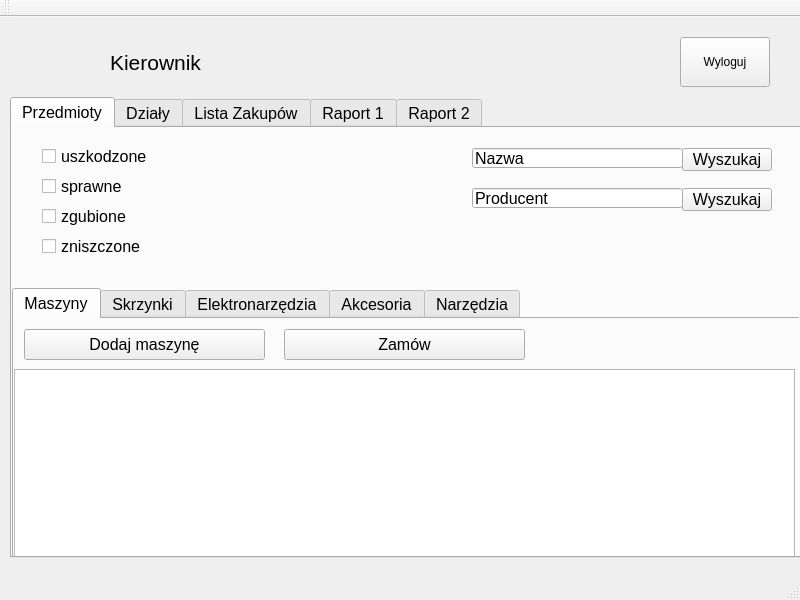
<?xml version="1.0" encoding="UTF-8"?>
<ui version="4.0">
 <class>MainWindow</class>
 <widget class="QMainWindow" name="MainWindow">
  <property name="geometry">
   <rect>
    <x>0</x>
    <y>0</y>
    <width>800</width>
    <height>600</height>
   </rect>
  </property>
  <property name="windowTitle">
   <string>MainWindow</string>
  </property>
  <widget class="QWidget" name="centralWidget">
   <widget class="QPushButton" name="wyloguj">
    <property name="geometry">
     <rect>
      <x>680</x>
      <y>20</y>
      <width>90</width>
      <height>50</height>
     </rect>
    </property>
    <property name="text">
     <string>Wyloguj</string>
    </property>
   </widget>
   <widget class="QLabel" name="kto_zalogowany">
    <property name="geometry">
     <rect>
      <x>70</x>
      <y>20</y>
      <width>171</width>
      <height>50</height>
     </rect>
    </property>
    <property name="font">
     <font>
      <pointsize>16</pointsize>
     </font>
    </property>
    <property name="text">
     <string>Kierownik</string>
    </property>
    <property name="alignment">
     <set>Qt::AlignCenter</set>
    </property>
   </widget>
   <widget class="QTabWidget" name="zakladki_gora">
    <property name="geometry">
     <rect>
      <x>10</x>
      <y>80</y>
      <width>791</width>
      <height>461</height>
     </rect>
    </property>
    <property name="font">
     <font>
      <pointsize>12</pointsize>
     </font>
    </property>
    <property name="currentIndex">
     <number>0</number>
    </property>
    <property name="iconSize">
     <size>
      <width>16</width>
      <height>16</height>
     </size>
    </property>
    <widget class="QWidget" name="przedmioty">
     <property name="font">
      <font>
       <pointsize>12</pointsize>
      </font>
     </property>
     <attribute name="title">
      <string>Przedmioty</string>
     </attribute>
     <widget class="QCheckBox" name="czyUszkodzone">
      <property name="geometry">
       <rect>
        <x>30</x>
        <y>20</y>
        <width>111</width>
        <height>17</height>
       </rect>
      </property>
      <property name="text">
       <string>uszkodzone</string>
      </property>
     </widget>
     <widget class="QCheckBox" name="czySprawne">
      <property name="geometry">
       <rect>
        <x>30</x>
        <y>50</y>
        <width>109</width>
        <height>17</height>
       </rect>
      </property>
      <property name="text">
       <string>sprawne</string>
      </property>
     </widget>
     <widget class="QCheckBox" name="czyZgubione">
      <property name="geometry">
       <rect>
        <x>30</x>
        <y>80</y>
        <width>111</width>
        <height>17</height>
       </rect>
      </property>
      <property name="text">
       <string>zgubione</string>
      </property>
     </widget>
     <widget class="QCheckBox" name="czyZniszczone">
      <property name="geometry">
       <rect>
        <x>30</x>
        <y>110</y>
        <width>111</width>
        <height>17</height>
       </rect>
      </property>
      <property name="text">
       <string>zniszczone</string>
      </property>
     </widget>
     <widget class="QTabWidget" name="zakladki_dol">
      <property name="geometry">
       <rect>
        <x>0</x>
        <y>160</y>
        <width>791</width>
        <height>281</height>
       </rect>
      </property>
      <property name="currentIndex">
       <number>0</number>
      </property>
      <widget class="QWidget" name="maszyny">
       <attribute name="title">
        <string>Maszyny</string>
       </attribute>
       <widget class="QPushButton" name="zamow_maszyny">
        <property name="geometry">
         <rect>
          <x>270</x>
          <y>10</y>
          <width>241</width>
          <height>31</height>
         </rect>
        </property>
        <property name="text">
         <string>Zamów</string>
        </property>
       </widget>
       <widget class="QTableView" name="maszyny_table">
        <property name="geometry">
         <rect>
          <x>0</x>
          <y>50</y>
          <width>781</width>
          <height>192</height>
         </rect>
        </property>
       </widget>
       <widget class="QPushButton" name="dodaj_maszyne">
        <property name="geometry">
         <rect>
          <x>10</x>
          <y>10</y>
          <width>241</width>
          <height>31</height>
         </rect>
        </property>
        <property name="text">
         <string>Dodaj maszynę</string>
        </property>
       </widget>
      </widget>
      <widget class="QWidget" name="skrzynki">
       <attribute name="title">
        <string>Skrzynki</string>
       </attribute>
       <widget class="QTableView" name="skrzynki_table">
        <property name="geometry">
         <rect>
          <x>0</x>
          <y>50</y>
          <width>781</width>
          <height>192</height>
         </rect>
        </property>
       </widget>
       <widget class="QPushButton" name="dodaj_skrzynke">
        <property name="geometry">
         <rect>
          <x>10</x>
          <y>10</y>
          <width>241</width>
          <height>31</height>
         </rect>
        </property>
        <property name="text">
         <string>Dodaj skrzynkę</string>
        </property>
       </widget>
       <widget class="QPushButton" name="zamow_skrzynki">
        <property name="geometry">
         <rect>
          <x>270</x>
          <y>10</y>
          <width>241</width>
          <height>31</height>
         </rect>
        </property>
        <property name="text">
         <string>Zamów</string>
        </property>
       </widget>
       <widget class="QPushButton" name="pokaz_zawartosc">
        <property name="geometry">
         <rect>
          <x>530</x>
          <y>10</y>
          <width>241</width>
          <height>31</height>
         </rect>
        </property>
        <property name="text">
         <string>Pokaż zawartość</string>
        </property>
       </widget>
      </widget>
      <widget class="QWidget" name="elektronarzedzia">
       <attribute name="title">
        <string>Elektronarzędzia</string>
       </attribute>
       <widget class="QTableView" name="elektronarzedzia_table">
        <property name="geometry">
         <rect>
          <x>0</x>
          <y>50</y>
          <width>781</width>
          <height>192</height>
         </rect>
        </property>
       </widget>
       <widget class="QPushButton" name="dodaj_elektronarzedzie">
        <property name="geometry">
         <rect>
          <x>10</x>
          <y>10</y>
          <width>241</width>
          <height>31</height>
         </rect>
        </property>
        <property name="text">
         <string>Dodaj elektronarzędzie</string>
        </property>
       </widget>
       <widget class="QPushButton" name="zamow_elektronarzedzie">
        <property name="geometry">
         <rect>
          <x>270</x>
          <y>10</y>
          <width>241</width>
          <height>31</height>
         </rect>
        </property>
        <property name="text">
         <string>Zamów</string>
        </property>
       </widget>
      </widget>
      <widget class="QWidget" name="akcesoria">
       <attribute name="title">
        <string>Akcesoria</string>
       </attribute>
       <widget class="QTableView" name="akcesoria_table">
        <property name="geometry">
         <rect>
          <x>0</x>
          <y>50</y>
          <width>781</width>
          <height>192</height>
         </rect>
        </property>
       </widget>
       <widget class="QPushButton" name="dodaj_akcesorium">
        <property name="geometry">
         <rect>
          <x>10</x>
          <y>10</y>
          <width>241</width>
          <height>31</height>
         </rect>
        </property>
        <property name="text">
         <string>Dodaj akcesorium</string>
        </property>
       </widget>
       <widget class="QPushButton" name="zamow_akcesorium">
        <property name="geometry">
         <rect>
          <x>270</x>
          <y>10</y>
          <width>241</width>
          <height>31</height>
         </rect>
        </property>
        <property name="text">
         <string>Zamów</string>
        </property>
       </widget>
       <widget class="QPushButton" name="dodaj_akcesorium_doskrzynki">
        <property name="geometry">
         <rect>
          <x>530</x>
          <y>10</y>
          <width>241</width>
          <height>31</height>
         </rect>
        </property>
        <property name="text">
         <string>Dodaj do skrzynki</string>
        </property>
       </widget>
      </widget>
      <widget class="QWidget" name="narzedzia">
       <attribute name="title">
        <string>Narzędzia</string>
       </attribute>
       <widget class="QTableView" name="narzedzia_table">
        <property name="geometry">
         <rect>
          <x>0</x>
          <y>50</y>
          <width>781</width>
          <height>192</height>
         </rect>
        </property>
       </widget>
       <widget class="QPushButton" name="dodaj_narzedzie">
        <property name="geometry">
         <rect>
          <x>10</x>
          <y>10</y>
          <width>241</width>
          <height>31</height>
         </rect>
        </property>
        <property name="text">
         <string>Dodaj narzędzie</string>
        </property>
       </widget>
       <widget class="QPushButton" name="zamow_narzedzie">
        <property name="geometry">
         <rect>
          <x>270</x>
          <y>10</y>
          <width>241</width>
          <height>31</height>
         </rect>
        </property>
        <property name="text">
         <string>Zamów</string>
        </property>
       </widget>
       <widget class="QPushButton" name="dodaj_narzedzie_doskrzynki">
        <property name="geometry">
         <rect>
          <x>530</x>
          <y>10</y>
          <width>241</width>
          <height>31</height>
         </rect>
        </property>
        <property name="text">
         <string>Dodaj do skrzynki</string>
        </property>
       </widget>
      </widget>
     </widget>
     <widget class="QLineEdit" name="nazwa">
      <property name="geometry">
       <rect>
        <x>460</x>
        <y>20</y>
        <width>211</width>
        <height>20</height>
       </rect>
      </property>
      <property name="text">
       <string>Nazwa</string>
      </property>
     </widget>
     <widget class="QPushButton" name="wyszukaj_opis">
      <property name="geometry">
       <rect>
        <x>670</x>
        <y>20</y>
        <width>90</width>
        <height>23</height>
       </rect>
      </property>
      <property name="text">
       <string>Wyszukaj</string>
      </property>
     </widget>
     <widget class="QLineEdit" name="producent">
      <property name="geometry">
       <rect>
        <x>460</x>
        <y>60</y>
        <width>211</width>
        <height>20</height>
       </rect>
      </property>
      <property name="text">
       <string>Producent</string>
      </property>
     </widget>
     <widget class="QPushButton" name="wyszukaj_producent">
      <property name="geometry">
       <rect>
        <x>670</x>
        <y>60</y>
        <width>90</width>
        <height>23</height>
       </rect>
      </property>
      <property name="text">
       <string>Wyszukaj</string>
      </property>
     </widget>
    </widget>
    <widget class="QWidget" name="dzialy">
     <attribute name="title">
      <string>Działy</string>
     </attribute>
     <widget class="QPushButton" name="dodaj_pracownika">
      <property name="geometry">
       <rect>
        <x>10</x>
        <y>10</y>
        <width>241</width>
        <height>31</height>
       </rect>
      </property>
      <property name="text">
       <string>Dodaj pracownika</string>
      </property>
     </widget>
     <widget class="QPushButton" name="zwolnij_pracownika">
      <property name="geometry">
       <rect>
        <x>270</x>
        <y>10</y>
        <width>241</width>
        <height>31</height>
       </rect>
      </property>
      <property name="text">
       <string>Zwolnij pracownika</string>
      </property>
     </widget>
     <widget class="QPushButton" name="dodaj_zgloszenie">
      <property name="geometry">
       <rect>
        <x>530</x>
        <y>10</y>
        <width>241</width>
        <height>31</height>
       </rect>
      </property>
      <property name="text">
       <string>Dodaj zgłoszenie</string>
      </property>
     </widget>
     <widget class="QListView" name="dzialy_list">
      <property name="geometry">
       <rect>
        <x>10</x>
        <y>90</y>
        <width>121</width>
        <height>341</height>
       </rect>
      </property>
     </widget>
     <widget class="QTabWidget" name="tabWidget">
      <property name="geometry">
       <rect>
        <x>130</x>
        <y>90</y>
        <width>651</width>
        <height>341</height>
       </rect>
      </property>
      <property name="currentIndex">
       <number>0</number>
      </property>
      <widget class="QWidget" name="pracownicy">
       <attribute name="title">
        <string>Pracownicy</string>
       </attribute>
       <widget class="QTableView" name="tableView">
        <property name="geometry">
         <rect>
          <x>0</x>
          <y>0</y>
          <width>641</width>
          <height>341</height>
         </rect>
        </property>
       </widget>
      </widget>
      <widget class="QWidget" name="skrzynki_2">
       <attribute name="title">
        <string>Skrzynki</string>
       </attribute>
       <widget class="QTableView" name="tableView_2">
        <property name="geometry">
         <rect>
          <x>0</x>
          <y>0</y>
          <width>641</width>
          <height>341</height>
         </rect>
        </property>
       </widget>
      </widget>
      <widget class="QWidget" name="maszyny_2">
       <attribute name="title">
        <string>Maszyny</string>
       </attribute>
       <widget class="QTableView" name="tableView_3">
        <property name="geometry">
         <rect>
          <x>0</x>
          <y>0</y>
          <width>641</width>
          <height>341</height>
         </rect>
        </property>
       </widget>
      </widget>
     </widget>
     <widget class="QPushButton" name="przenies_skrzynke">
      <property name="geometry">
       <rect>
        <x>10</x>
        <y>50</y>
        <width>241</width>
        <height>31</height>
       </rect>
      </property>
      <property name="text">
       <string>Przenieś skrzynkę</string>
      </property>
     </widget>
     <widget class="QPushButton" name="pokaz_zawartosc_2">
      <property name="geometry">
       <rect>
        <x>270</x>
        <y>50</y>
        <width>241</width>
        <height>31</height>
       </rect>
      </property>
      <property name="text">
       <string>Pokaż zawartość skrzynki</string>
      </property>
     </widget>
    </widget>
    <widget class="QWidget" name="tab_3lista_zakupow">
     <attribute name="title">
      <string>Lista Zakupów</string>
     </attribute>
     <widget class="QTableView" name="listazakupow_table">
      <property name="geometry">
       <rect>
        <x>0</x>
        <y>50</y>
        <width>781</width>
        <height>381</height>
       </rect>
      </property>
     </widget>
     <widget class="QPushButton" name="przenies_dozrealizowanych">
      <property name="geometry">
       <rect>
        <x>10</x>
        <y>10</y>
        <width>241</width>
        <height>31</height>
       </rect>
      </property>
      <property name="text">
       <string>Przenieś do zrealizowanych</string>
      </property>
     </widget>
    </widget>
    <widget class="QWidget" name="raport1">
     <attribute name="title">
      <string>Raport 1</string>
     </attribute>
     <widget class="QPushButton" name="generuj_raport_1">
      <property name="geometry">
       <rect>
        <x>10</x>
        <y>10</y>
        <width>241</width>
        <height>31</height>
       </rect>
      </property>
      <property name="text">
       <string>Generuj raport</string>
      </property>
     </widget>
     <widget class="QLabel" name="od_2">
      <property name="geometry">
       <rect>
        <x>270</x>
        <y>10</y>
        <width>21</width>
        <height>31</height>
       </rect>
      </property>
      <property name="text">
       <string>Od</string>
      </property>
     </widget>
     <widget class="QDateEdit" name="od_date_2">
      <property name="geometry">
       <rect>
        <x>300</x>
        <y>10</y>
        <width>110</width>
        <height>31</height>
       </rect>
      </property>
      <property name="dateTime">
       <datetime>
        <hour>0</hour>
        <minute>0</minute>
        <second>0</second>
        <year>2017</year>
        <month>1</month>
        <day>1</day>
       </datetime>
      </property>
     </widget>
     <widget class="QLabel" name="do_3">
      <property name="geometry">
       <rect>
        <x>430</x>
        <y>10</y>
        <width>21</width>
        <height>31</height>
       </rect>
      </property>
      <property name="text">
       <string>Do</string>
      </property>
     </widget>
     <widget class="QDateEdit" name="do_date_2">
      <property name="geometry">
       <rect>
        <x>460</x>
        <y>10</y>
        <width>110</width>
        <height>31</height>
       </rect>
      </property>
      <property name="dateTime">
       <datetime>
        <hour>0</hour>
        <minute>0</minute>
        <second>0</second>
        <year>2018</year>
        <month>1</month>
        <day>1</day>
       </datetime>
      </property>
     </widget>
     <widget class="Line" name="line">
      <property name="geometry">
       <rect>
        <x>0</x>
        <y>50</y>
        <width>791</width>
        <height>16</height>
       </rect>
      </property>
      <property name="orientation">
       <enum>Qt::Horizontal</enum>
      </property>
     </widget>
     <widget class="QLabel" name="label">
      <property name="geometry">
       <rect>
        <x>0</x>
        <y>60</y>
        <width>781</width>
        <height>51</height>
       </rect>
      </property>
      <property name="text">
       <string>&lt;html&gt;&lt;head/&gt;&lt;body&gt;&lt;p&gt;Dział z największą ilością zagubionych i uszkodzonych przedmiotów&lt;/p&gt;&lt;p&gt;z wykazem pracowników&lt;/p&gt;&lt;/body&gt;&lt;/html&gt;</string>
      </property>
      <property name="alignment">
       <set>Qt::AlignCenter</set>
      </property>
     </widget>
     <widget class="Line" name="line_2">
      <property name="geometry">
       <rect>
        <x>0</x>
        <y>110</y>
        <width>791</width>
        <height>16</height>
       </rect>
      </property>
      <property name="orientation">
       <enum>Qt::Horizontal</enum>
      </property>
     </widget>
     <widget class="QLabel" name="nazwa_dzialu_report1">
      <property name="geometry">
       <rect>
        <x>320</x>
        <y>120</y>
        <width>141</width>
        <height>31</height>
       </rect>
      </property>
      <property name="text">
       <string>Nazwa działu</string>
      </property>
      <property name="alignment">
       <set>Qt::AlignCenter</set>
      </property>
     </widget>
     <widget class="QTableView" name="raport1_table">
      <property name="geometry">
       <rect>
        <x>0</x>
        <y>160</y>
        <width>781</width>
        <height>261</height>
       </rect>
      </property>
     </widget>
    </widget>
    <widget class="QWidget" name="raport2">
     <attribute name="title">
      <string>Raport 2</string>
     </attribute>
     <widget class="QLabel" name="od_3">
      <property name="geometry">
       <rect>
        <x>270</x>
        <y>10</y>
        <width>21</width>
        <height>31</height>
       </rect>
      </property>
      <property name="text">
       <string>Od</string>
      </property>
     </widget>
     <widget class="QLabel" name="label_2">
      <property name="geometry">
       <rect>
        <x>0</x>
        <y>60</y>
        <width>781</width>
        <height>51</height>
       </rect>
      </property>
      <property name="text">
       <string>&lt;html&gt;&lt;head/&gt;&lt;body&gt;&lt;p&gt;Lista materiałów eksploatacyjnych wg. zużycia ilościowego&lt;/p&gt;&lt;/body&gt;&lt;/html&gt;</string>
      </property>
      <property name="alignment">
       <set>Qt::AlignCenter</set>
      </property>
     </widget>
     <widget class="QTableView" name="raport2_table">
      <property name="geometry">
       <rect>
        <x>0</x>
        <y>120</y>
        <width>781</width>
        <height>301</height>
       </rect>
      </property>
     </widget>
     <widget class="Line" name="line_3">
      <property name="geometry">
       <rect>
        <x>0</x>
        <y>50</y>
        <width>791</width>
        <height>16</height>
       </rect>
      </property>
      <property name="orientation">
       <enum>Qt::Horizontal</enum>
      </property>
     </widget>
     <widget class="QLabel" name="do_4">
      <property name="geometry">
       <rect>
        <x>430</x>
        <y>10</y>
        <width>21</width>
        <height>31</height>
       </rect>
      </property>
      <property name="text">
       <string>Do</string>
      </property>
     </widget>
     <widget class="QDateEdit" name="do_date_3">
      <property name="geometry">
       <rect>
        <x>460</x>
        <y>10</y>
        <width>110</width>
        <height>31</height>
       </rect>
      </property>
      <property name="dateTime">
       <datetime>
        <hour>0</hour>
        <minute>0</minute>
        <second>0</second>
        <year>2018</year>
        <month>1</month>
        <day>1</day>
       </datetime>
      </property>
     </widget>
     <widget class="QPushButton" name="generuj_raport_2">
      <property name="geometry">
       <rect>
        <x>10</x>
        <y>10</y>
        <width>241</width>
        <height>31</height>
       </rect>
      </property>
      <property name="text">
       <string>Generuj raport</string>
      </property>
     </widget>
     <widget class="QDateEdit" name="od_date_3">
      <property name="geometry">
       <rect>
        <x>300</x>
        <y>10</y>
        <width>110</width>
        <height>31</height>
       </rect>
      </property>
      <property name="dateTime">
       <datetime>
        <hour>0</hour>
        <minute>0</minute>
        <second>0</second>
        <year>2017</year>
        <month>1</month>
        <day>1</day>
       </datetime>
      </property>
     </widget>
    </widget>
   </widget>
  </widget>
  <widget class="QMenuBar" name="menuBar">
   <property name="geometry">
    <rect>
     <x>0</x>
     <y>0</y>
     <width>800</width>
     <height>21</height>
    </rect>
   </property>
  </widget>
  <widget class="QToolBar" name="mainToolBar">
   <attribute name="toolBarArea">
    <enum>TopToolBarArea</enum>
   </attribute>
   <attribute name="toolBarBreak">
    <bool>false</bool>
   </attribute>
  </widget>
  <widget class="QStatusBar" name="statusBar"/>
 </widget>
 <layoutdefault spacing="6" margin="11"/>
 <resources/>
 <connections/>
</ui>
